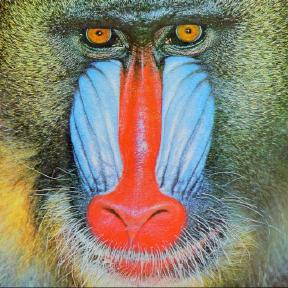
#> input picture notebooks/face-detection-python-opencv/data/image.jpg, 288 x 288 px
$ jupyter execute face-detection-python-opencv.ipynb   (shell and % lines are left out)
#> lines starting #> are read from the running program, lines starting #| are printed output that depends on the picture; after the words box and inside, x2 and y2 are one past the last pixel; in counts of white or black regions, pixels touching at a corner belong together
# Face detection with python and OpenCV

Tutorial from : https://www.datacamp.com/community/tutorials/face-detection-python-opencv

## Intro

[cell 1]
import numpy as np
import cv2
import matplotlib.pyplot as plt

[cell 2]
img_raw = cv2.imread('./data/image.jpg')
#> img_raw is the input picture: shape (288, 288, 3); mean B, G, R 111.6, 128.7, 136

[cell 3]
type(img_raw)

[cell 4]
img_raw.shape
#> Out = (288, 288, 3)

[cell 5]
plt.imshow(img_raw)

OpenCV and matplotlib have different orders of primary colors. Whereas OpenCV reads images in the form of BGR, matplotlib, on the other hand, follows the order of RGB. Thus, when we read a file through OpenCV, we read it as if it contains channels in the order of blue, green and red.

However, when we display the image using matplotlib, the red and blue channel gets swapped and hence the blue tinge.

To avoid this issue, we will transform the channel to how matplotlib expects it to be using the cvtColor function.

[cell 6]
img_rgb = cv2.cvtColor(img_raw, cv2.COLOR_BGR2RGB)
plt.imshow(img_rgb)

## Face detection

[cell 7]
import numpy as np
import cv2
import matplotlib.pyplot as plt

cv2.__version__

[cell 8]
#Loading the image to be tested
test_image = cv2.imread('./data/baby4.jpg')
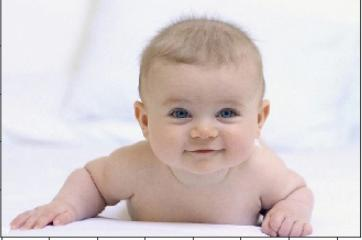
#> input picture notebooks/face-detection-python-opencv/data/baby4.jpg, 362 x 240 px
#> test_image is the input picture: shape (240, 362, 3); mean B, G, R 205.9, 205.9, 216.7

#Converting to grayscale
test_image_gray = cv2.cvtColor(test_image, cv2.COLOR_BGR2GRAY)
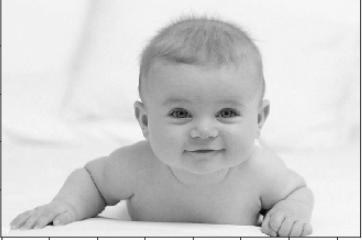
#> test_image_gray: shape (240, 362); min 4, max 255, mean 209.1

# Displaying the grayscale image
plt.imshow(test_image_gray, cmap='gray')

Since we know that OpenCV loads an image in BGR format, so we need to convert it into RBG format to be able to display its true colors. Let us write a small function for that.

[cell 9]
def convertToRGB(image):
    return cv2.cvtColor(image, cv2.COLOR_BGR2RGB)

OpenCV comes with a lot of pre-trained classifiers. For instance, there are classifiers for smile, eyes, face, etc. Let's load the classifier for frontal face.

[cell 10]
haar_cascade_face = cv2.CascadeClassifier('./data/haarcascades/haarcascade_frontalface_alt2.xml')

# haar_cascade_face = cv2.CascadeClassifier("data/haarcascades/haarcascade_frontalface_alt.xml")

[cell 11]
faces_rects = haar_cascade_face.detectMultiScale(test_image_gray, scaleFactor = 1.2, minNeighbors = 5)
#> faces_rects = [[144, 64, 122, 122]]

[cell 12]
# Let us print the no. of faces found
print('Faces found: ', len(faces_rects))
#| Faces found:  1

[cell 13]
for (x,y,w,h) in faces_rects:
     cv2.rectangle(test_image, (x, y), (x+w, y+h), (0, 255, 0), 2)
#> this loop made 1 pass
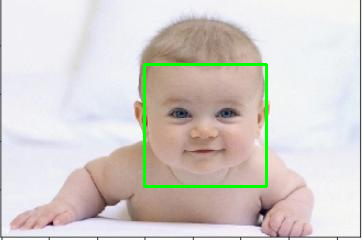
#> test_image: shape (240, 362, 3); 1.68% of pixels changed, all inside (x1, y1, x2, y2) = (143, 63, 268, 188)

[cell 14]
#convert image to RGB and show image
plt.imshow(convertToRGB(test_image))
